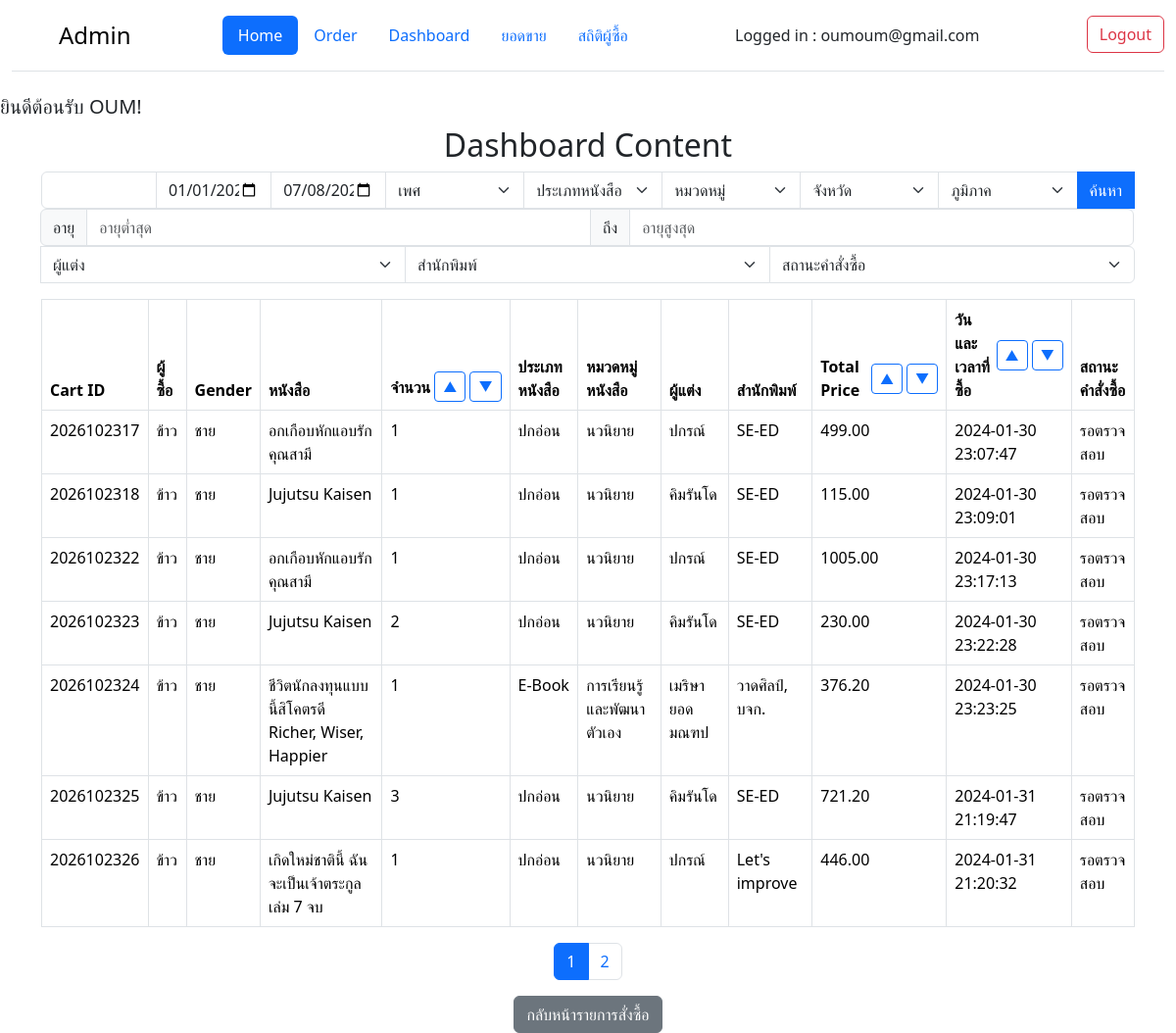
Screenshot of /dashboard_spare.php (signed in) with the database file from the repository.
### tables this page shows
CREATE TABLE `cart` (
  `Cart_ID` int(20) NOT NULL COMMENT 'IDตะกร้า นี้จะเป็นตัวเดียวกับที่เอาข้อมูลไปทำใบเสร็จนะจ๊ะ',
  `Mana_ID` int(11) DEFAULT NULL,
  `BBuy_ID` int(11) NOT NULL,
  `Total_Price` decimal(10,2) DEFAULT 0.00,
  `Buy_Date` datetime DEFAULT NULL,
  `Order_Score` int(11) DEFAULT NULL,
  `Order_Review` text NOT NULL,
  `Order_Status` text NOT NULL COMMENT 'สถานะที่ถูกตรวจสอบโดยผู้จัดการว่าออเดอร์นี้จ่ายเงินเรียบร้อยหรือยัง หรือยกเลิกออเดอรืไปแล้วมีดังนี้\r\nยืนยันคำสั่งซื้อ\r\nรอตรวจสอบ\r\nยืนยันการชำระเงิน\r\nยกเลิก',
  `Confirmation` varchar(255) NOT NULL
);

CREATE TABLE `order_detail` (
  `Order_ID` int(12) NOT NULL COMMENT 'แสดงรายละเรียดของตะกร้าว่ามีหนังสืออะไรถูกเพิ่มเข้ามาบ้าง',
  `Cart_ID` int(11) NOT NULL,
  `ISBN` varchar(13) NOT NULL,
  `Book_Quantity` int(11) NOT NULL
);

CREATE TABLE `book_buyer` (
  `BBuy_ID` int(11) NOT NULL,
  `BBuy_Name` varchar(255) DEFAULT NULL,
  `BBuy_MName` varchar(255) DEFAULT NULL,
  `BBuy_LName` varchar(255) DEFAULT NULL,
  `Email` varchar(100) NOT NULL,
  `BBuy_Point` int(11) DEFAULT NULL,
  `BBuy_BirthDate` date DEFAULT NULL,
  `BBuy_Tel` varchar(20) DEFAULT NULL,
  `Gender_ID` int(11) DEFAULT NULL,
  `Prov_ID` int(11) DEFAULT NULL,
  `BBuy_Age` int(11) DEFAULT NULL,
  `BBuy_Address` text NOT NULL,
  `BBuy_Password` varchar(255) NOT NULL,
  `User_Type` varchar(255) NOT NULL
);

CREATE TABLE `gender` (
  `Gender_ID` int(11) NOT NULL,
  `Gender_Name` varchar(255) DEFAULT NULL
);

CREATE TABLE `book` (
  `ISBN` varchar(13) NOT NULL,
  `Book_Name` varchar(255) DEFAULT NULL,
  `Book_Price` float NOT NULL,
  `Add_Date` date NOT NULL,
  `Book_Remain` int(11) NOT NULL,
  `Publ_ID` int(11) DEFAULT NULL,
  `Auth_ID` int(11) DEFAULT NULL,
  `Type_ID` int(11) DEFAULT NULL,
  `Cate_ID` int(11) DEFAULT NULL,
  `SCat_ID` int(11) DEFAULT NULL,
  `View_Count` int(11) NOT NULL,
  `Book_Image` varchar(255) NOT NULL
);

CREATE TABLE `book_type` (
  `Type_ID` int(11) NOT NULL,
  `Type_Name` varchar(255) DEFAULT NULL
);

CREATE TABLE `category` (
  `Cate_ID` int(11) NOT NULL,
  `Cate_Name` varchar(255) DEFAULT NULL
);

CREATE TABLE `author` (
  `Auth_ID` int(11) NOT NULL,
  `Auth_Name` varchar(255) DEFAULT NULL,
  `Gend_ID` int(11) DEFAULT NULL,
  `Prov_ID` int(11) DEFAULT NULL
);

CREATE TABLE `publisher` (
  `Publ_ID` int(11) NOT NULL,
  `Publ_Name` varchar(255) DEFAULT NULL,
  `Prov_ID` int(11) DEFAULT NULL
);

### dashboard_spare.php (the view, shortened to what this page needs)
<?php
include 'config.php';
if(isset($_GET['search'])) {
    $search = $_GET['search'];
    $start_date = $_GET['start_date'];
    $end_date = $_GET['end_date'];
    $gender = isset($_GET['gender']) ? $_GET['gender'] : '';
    $age_min = isset($_GET['age_min']) ? $_GET['age_min'] : '';
    $age_max = isset($_GET['age_max']) ? $_GET['age_max'] : '';
    $book_type = isset($_GET['book_type']) ? $_GET['book_type'] : '';
    $category = isset($_GET['category']) ? $_GET['category'] : '';
    $province = isset($_GET['province']) ? $_GET['province'] : '';
    $region = isset($_GET['region']) ? $_GET['region'] : '';
    $author = isset($_GET['author']) ? $_GET['author'] : '';
    $publisher = isset($_GET['publisher']) ? $_GET['publisher'] : '';
    $stat = isset($_GET['stat']) ? $_GET['stat'] : 'Approved';
        $sql = "SELECT c.*, bb.*, g.*, b.*, p.*, a.*,od.*,bt.*,ct.*,au.*,pu.*
        FROM cart c
        INNER JOIN order_detail od ON c.Cart_ID = od.Cart_ID
        INNER JOIN book_buyer bb ON c.BBuy_ID = bb.BBuy_ID
        INNER JOIN book b ON od.ISBN = b.ISBN
        INNER JOIN book_type bt ON b.Type_ID = bt.Type_ID
        INNER JOIN category ct ON b.Cate_ID = ct.Cate_ID
        INNER JOIN author au ON b.Auth_ID = au.Auth_ID
        INNER JOIN publisher pu ON b.Publ_ID = pu.Publ_ID
        INNER JOIN gender g ON bb.Gender_ID = g.Gender_ID
        INNER JOIN province p ON bb.Prov_ID = p.Prov_ID
        INNER JOIN area a ON p.Area_ID = a.Area_ID
        WHERE c.Buy_Date BETWEEN '$start_date' AND '$end_date'";
if ($gender !== '') {
    $sql .= " AND bb.Gender_ID = '$gender'";
}
if ($age_min !== '' && $age_max !== '') {
    $sql .= " AND (YEAR(CURRENT_DATE) - YEAR(bb.BBuy_BirthDate)) BETWEEN $age_min AND $age_max";
}
if ($book_type !== '') {
    $sql .= " AND b.Type_ID = '$book_type'";
}
if ($category !== '') {
    $sql .= " AND b.Cate_ID = '$category'";
}
if ($province !== '') {
    $sql .= " AND bb.Prov_ID = '$province'";
}
if ($region !== '') {
    $sql .= " AND p.Area_ID = '$region'";
}
if ($author !== '') {
    $sql .= " AND b.Auth_ID = '$author'";
}
if ($publisher !== '') {
    $sql .= " AND b.Publ_ID = '$publisher'";
}
if ($stat !== '') {
    $sql .= " AND c.Order_Status = '$stat'";
}
$sql .= " GROUP BY c.Cart_ID";
    } else {
        $sql = "SELECT c.*, bb.*, g.*, b.*, p.*, a.*,od.*,bt.*,ct.*,au.*,pu.*
        FROM cart c
        INNER JOIN order_detail od ON c.Cart_ID = od.Cart_ID
        INNER JOIN book_buyer bb ON c.BBuy_ID = bb.BBuy_ID
        INNER JOIN book b ON od.ISBN = b.ISBN
        INNER JOIN book_type bt ON b.Type_ID = bt.Type_ID
        INNER JOIN category ct ON b.Cate_ID = ct.Cate_ID
        INNER JOIN author au ON b.Auth_ID = au.Auth_ID
        INNER JOIN publisher pu ON b.Publ_ID = pu.Publ_ID
        INNER JOIN gender g ON bb.Gender_ID = g.Gender_ID
        INNER JOIN province p ON bb.Prov_ID = p.Prov_ID
        INNER JOIN area a ON p.Area_ID = a.Area_ID
        GROUP BY c.Cart_ID";
    }
$result = $conn->query($sql);
$perPage = 7;
$totalResults = $result->num_rows;
$totalPages = ceil($totalResults / $perPage);
$page = isset($_GET['page']) && $_GET['page'] <= $totalPages ? (int)$_GET['page'] : 1;
$start = ($page - 1) * $perPage;
$sql .= " LIMIT $start, $perPage";
$result = $conn->query($sql);
?>
<!DOCTYPE html>
<html lang="en">
<head>
    <link href="https://cdn.jsdelivr.net/npm/bootstrap@5.3.2/dist/css/bootstrap.min.css" rel="stylesheet">
</head>
<body>
    <div class="container-fluid">
        <header class="d-flex flex-wrap justify-content-between py-3 mb-4 border-bottom">
            <a href="/" class="d-flex align-items-center mb-3 mb-md-0 link-body-emphasis text-decoration-none">
                <svg class="bi me-2" width="40" height="32"><use xlink:href="#bootstrap"></use></svg>
                <span class="fs-4">Admin</span>
            </a>
            <ul class="nav nav-pills">
                <li class="nav-item"><a href="admin.php" class="nav-link active" aria-current="page">Home</a></li>
                <li class="nav-item"><a href="order_admin.php" class="nav-link">Order</a></li>
                <li class="nav-item"><a href="dashboard.php" class="nav-link">Dashboard</a></li>
                <li class="nav-item"><a href="#" class="nav-link">ยอดขาย</a></li>
                <li class="nav-item"><a href="#" class="nav-link">สถิติผู้ซื้อ</a></li>
            </ul>
            <?php if (isset($_SESSION["User_ID"]) && isset($_SESSION["User_Name"]) && isset($_SESSION["User_Email"])) { ?>
                <span class="navbar-text me-3">
                    Logged in : <?= $_SESSION["User_Email"] ?>
                </span>
                <form action="" method="post">
                    <button type="submit" name="logout" class="btn btn-outline-danger">Logout</button>
                </form>
            <?php } ?>
        </header>
    </div>
    <div class="mt-4 ms-auto">
        <?php
        if (isset($_SESSION["User_ID"]) && isset($_SESSION["User_Name"]) && isset($_SESSION["User_Email"])) {
            echo "<h5 class='text-start'>ยินดีต้อนรับ " . $_SESSION["User_Name"] . "!</h5>";
        } else {
            echo "<h2 class='text-start'>ยินดีต้อนรับ ผู้เยี่ยมชม!</h2>";
            echo "<p class='text-start'>กรุณาเข้าสู่ระบบเพื่อดูเนื้อหา.</p>";
        }
        ?>
    </div>
    <div class="container">
        <h2 class="text-center">Dashboard Content</h2>
        <form class="mb-3" action="" method="GET">
            <div class="input-group">
                <input type="text" name="search" class="form-control" placholder="ค้นหาข้อมูลการสั่งซื้อ">
                <input type="date" name="start_date" class="form-control"
                placeholder="วันที่เริ่มต้น (YYYY-MM-DD)"
                value="<?php echo isset($_GET['start_date']) ? $_GET['start_date'] : '2022-01-01'; ?>">
                <input type="date" name="end_date" class="form-control"
                placeholder="วันที่สิ้นสุด (YYYY-MM-DD)"
                value="<?php echo isset($_GET['end_date']) ? $_GET['end_date'] : date('Y-m-d'); ?>">
                <select name="gender" class="form-select">
                    <option value="">เพศ</option>
                </select>
                <select name="book_type" class="form-select">
                    <option value="">ประเภทหนังสือ</option>
                </select>
                <select name="category" class="form-select">
                    <option value="">หมวดหมู่</option>
                </select>
                <select name="province" class="form-select">
                    <option value="">จังหวัด</option>
                </select>
                <select name="region" class="form-select">
                    <option value="">ภูมิภาค</option>
                </select>
                <button type="submit" class="btn btn-primary">ค้นหา</button>
                <div class="input-group">
                    <span class="input-group-text">อายุ</span>
                    <input type="number" name="age_min" class="form-control" placeholder="อายุต่ำสุด">
                    <span class="input-group-text">ถึง</span>
                    <input type="number" name="age_max" class="form-control" placeholder="อายุสูงสุด">
                </div>
                <select name="author" class="form-select">
                    <option value="">ผู้แต่ง</option>
                </select>
                <select name="publisher" class="form-select">
                    <option value="">สำนักพิมพ์</option>
                </select>
                <select name="stat" class="form-select">
                    <option value="">สถานะคำสั่งซื้อ</option>
                </select>
            </div>
        </form>
        <table class="table table-bordered">
            <thead>
                <tr>
                    <th>Cart ID</th>
                    <th>ผู้ซื้อ</th>
                    <th>Gender</th>
                    <th>หนังสือ</th>
                    <th><div class="d-flex align-items-center">
                        <span>จำนวน</span>
                        <a href="?order=book_quantity_asc" class="btn btn-sm btn-outline-primary mx-1">▲</a>
                        <a href="?order=book_quantity_desc" class="btn btn-sm btn-outline-primary">▼</a></div></th>
                    <th>ประเภทหนังสือ</th>
                    <th>หมวดหมู่หนังสือ</th>
                    <th>ผู้แต่ง</th>
                    <th>สำนักพิมพ์</th>
                    <th><div class="d-flex align-items-center">
                        <span>Total Price</span>
                        <a href="?order=total_price_asc" class="btn btn-sm btn-outline-primary mx-1">▲</a>
                        <a href="?order=total_price_desc" class="btn btn-sm btn-outline-primary">▼</a></div></th>
                    <th><div class="d-flex align-items-center">
                        <span>วันและเวลาที่ซื้อ</span>
                        <a href="?order=buy_date_asc" class="btn btn-sm btn-outline-primary mx-1">▲</a>
                        <a href="?order=buy_date_desc" class="btn btn-sm btn-outline-primary">▼</a></div></th>
                    <th>สถานะคำสั่งซื้อ</th>
                </tr>
            </thead>
            <tbody>
                <?php
                if ($result->num_rows > 0) {
                    while ($row = $result->fetch_assoc()) {
                        echo "<tr>";
                        echo "<td>" . $row["Cart_ID"] . "</td>";
                        echo "<td>" . $row["BBuy_Name"] . "</td>";
                        echo "<td>" . $row["Gender_Name"] . "</td>";
                        echo "<td>" . $row["Book_Name"] . "</td>";
                        echo "<td>" . $row["Book_Quantity"] . "</td>";
                        echo "<td>" . $row["Type_Name"] . "</td>";
                        echo "<td>" . $row["Cate_Name"] . "</td>";
                        echo "<td>" . $row["Auth_Name"] . "</td>";
                        echo "<td>" . $row["Publ_Name"] . "</td>";
                        echo "<td>" . $row["Total_Price"] . "</td>";
                        echo "<td>" . $row["Buy_Date"] . "</td>";
                        echo "<td>" . $row["Order_Status"] . "</td>";
                        echo "</tr>";
                    }
                } else {
                    echo "<tr><td colspan='4'>ไม่พบข้อมูล</td></tr>";
                }
                ?>
            </tbody>
        </table>
        <ul class="pagination justify-content-center">
    <?php
    for ($i = 1; $i <= $totalPages; $i++) {
        $paginationLink = "?page=$i";
        echo '<li class="page-item ' . ($page == $i ? "active" : "") . '"><a class="page-link" href="' . $paginationLink . '">' . $i . '</a></li>';
    }
    ?>
</ul>
        <div class="text-center">
            <a href="order_admin.php" class="btn btn-secondary">กลับหน้ารายการสั่งซื้อ</a>
        </div>
    </div>
</body>
</html>

### rows the page displays
cart: order_detail.Cart_ID "2026102317", BBuy_ID.BBuy_Name "ข้าว", gender.Gender_Name "ชาย", book.Book_Name "อกเกือบหักแอบรักคุณสามี", order_detail.Book_Quantity "1", book_type.Type_Name "ปกอ่อน", category.Cate_Name "นวนิยาย", author.Auth_Name "ปกรณ์", publisher.Publ_Name "SE-ED", Total_Price "499.00", Buy_Date "2024-01-30 23:07:47", Order_Status "รอตรวจสอบ"
cart: order_detail.Cart_ID "2026102318", BBuy_ID.BBuy_Name "ข้าว", gender.Gender_Name "ชาย", book.Book_Name "Jujutsu Kaisen", order_detail.Book_Quantity "1", book_type.Type_Name "ปกอ่อน", category.Cate_Name "นวนิยาย", author.Auth_Name "คิมรันโด", publisher.Publ_Name "SE-ED", Total_Price "115.00", Buy_Date "2024-01-30 23:09:01", Order_Status "รอตรวจสอบ"
cart: order_detail.Cart_ID "2026102322", BBuy_ID.BBuy_Name "ข้าว", gender.Gender_Name "ชาย", book.Book_Name "อกเกือบหักแอบรักคุณสามี", order_detail.Book_Quantity "1", book_type.Type_Name "ปกอ่อน", category.Cate_Name "นวนิยาย", author.Auth_Name "ปกรณ์", publisher.Publ_Name "SE-ED", Total_Price "1005.00", Buy_Date "2024-01-30 23:17:13", Order_Status "รอตรวจสอบ"
cart: order_detail.Cart_ID "2026102323", BBuy_ID.BBuy_Name "ข้าว", gender.Gender_Name "ชาย", book.Book_Name "Jujutsu Kaisen", order_detail.Book_Quantity "2", book_type.Type_Name "ปกอ่อน", category.Cate_Name "นวนิยาย", author.Auth_Name "คิมรันโด", publisher.Publ_Name "SE-ED", Total_Price "230.00", Buy_Date "2024-01-30 23:22:28", Order_Status "รอตรวจสอบ"
cart: order_detail.Cart_ID "2026102324", BBuy_ID.BBuy_Name "ข้าว", gender.Gender_Name "ชาย", book.Book_Name "ชีวิตนักลงทุนแบบนี้สิโคตรดี Richer, Wiser, Happier", order_detail.Book_Quantity "1", book_type.Type_Name "E-Book", category.Cate_Name "การเรียนรู้และพัฒนาตัวเอง", author.Auth_Name "เมริษา ยอดมณฑป", publisher.Publ_Name "วาดศิลป์, บจก.", Total_Price "376.20", Buy_Date "2024-01-30 23:23:25", Order_Status "รอตรวจสอบ"
cart: order_detail.Cart_ID "2026102325", BBuy_ID.BBuy_Name "ข้าว", gender.Gender_Name "ชาย", book.Book_Name "Jujutsu Kaisen", order_detail.Book_Quantity "3", book_type.Type_Name "ปกอ่อน", category.Cate_Name "นวนิยาย", author.Auth_Name "คิมรันโด", publisher.Publ_Name "SE-ED", Total_Price "721.20", Buy_Date "2024-01-31 21:19:47", Order_Status "รอตรวจสอบ"
cart: order_detail.Cart_ID "2026102326", BBuy_ID.BBuy_Name "ข้าว", gender.Gender_Name "ชาย", book.Book_Name "เกิดใหม่ชาตินี้ ฉันจะเป็นเจ้าตระกูล เล่ม 7 จบ", order_detail.Book_Quantity "1", book_type.Type_Name "ปกอ่อน", category.Cate_Name "นวนิยาย", author.Auth_Name "ปกรณ์", publisher.Publ_Name "Let's improve", Total_Price "446.00", Buy_Date "2024-01-31 21:20:32", Order_Status "รอตรวจสอบ"

### other values shown
$_SESSION["User_Email"] "oumoum@gmail.com"
$_SESSION["User_Name"] "OUM"
